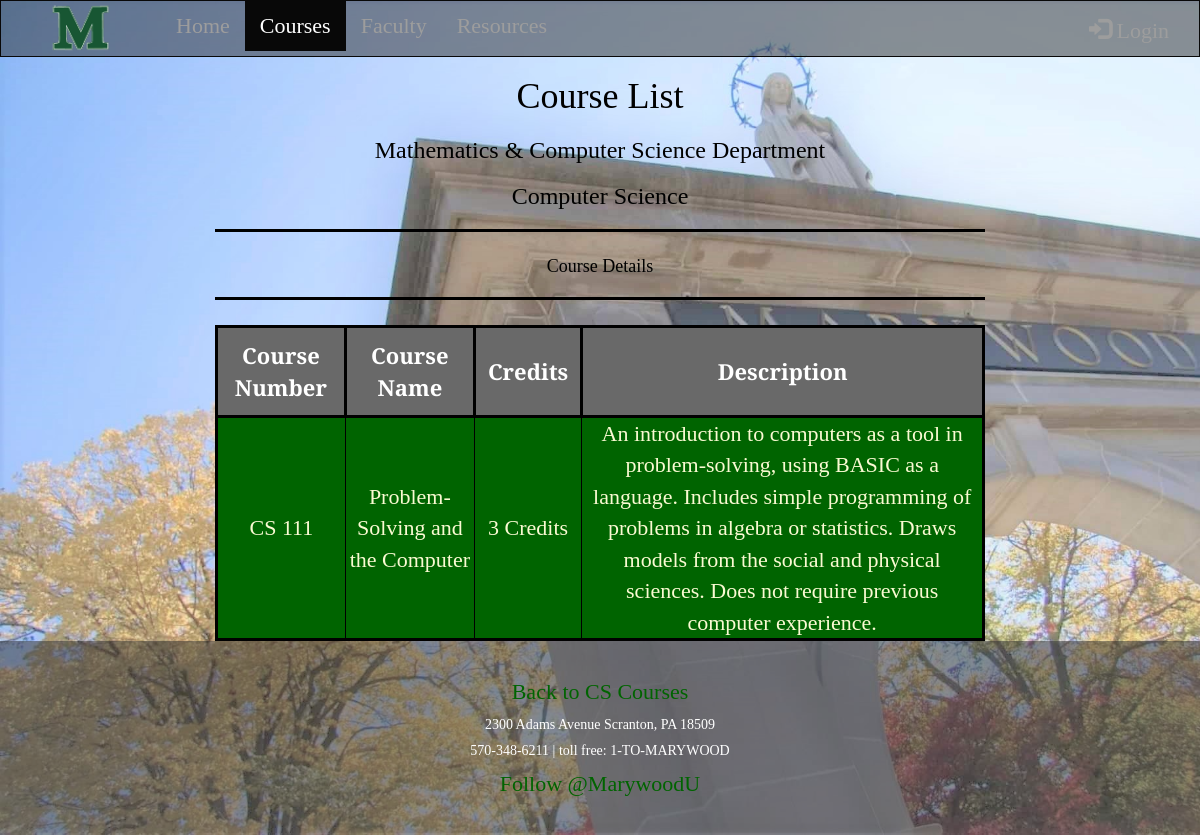
The page /csdetail.php?courseNum=CS+111 on the database its author committed.
### tables this page shows
CREATE TABLE `cscourses` (
  `courseNum` varchar(15) NOT NULL,
  `courseName` varchar(65) NOT NULL,
  `credits` varchar(15) NOT NULL,
  `detail` varchar(3000) NOT NULL
);

### csdetail.php (the view, shortened to what this page needs)
<!DOCTYPE html>
<html lang="en">
<head>
  <link rel="stylesheet" href="https://maxcdn.bootstrapcdn.com/bootstrap/3.4.1/css/bootstrap.min.css">
  <link rel="stylesheet" href="mustyle.css">
</head>
<body>
<nav class="navbar navbar-inverse">
  <div class="container-fluid">
    <div class="navbar-header">
      <a class="navbar-brand" href="#">
		<img width="130px" height="70px" src="bigM.png" style="position:relative;top:-22px">
	  </a>
    </div>
    <div class="collapse navbar-collapse" id="myNavbar">
      <ul class="nav navbar-nav">
        <li><a href="/cs490-capstone/index.html#">Home</a></li>
        <li class="active"><a href="/cs490-capstone/courses.html#">Courses</a></li>
        <li><a href="/cs490-capstone/faculty.php#">Faculty</a></li>
        <li><a href="/cs490-capstone/resources.html#">Resources</a></li>
      </ul>
    <ul class="nav navbar-nav navbar-right">
        <li><a href="/cs490-capstone/logform.php#"><span class="glyphicon glyphicon-log-in"></span> Login</a></li>
      </ul>
    </div>
  </div>
</nav>
<div class="container-fluid text-center">
  <div class="row content">
    <div class="col-sm-2 sidenav"> </div>
    <div class="col-sm-8 text-center">
      <h1>Course List</h1>
      <h3>Mathematics & Computer Science Department</h3>
      <h3>Computer Science</h3>
        <hr style="height:3px;border-width:0;color:black;background-color:black">
    <h4>Course Details</h4>
        <hr style="height:3px;border-width:0;color:black;background-color:black">
    <?php
        $conn = mysqli_connect("localhost", "root", "", "capstone");
        $courseNum = htmlspecialchars($_GET["courseNum"]);
        $sql = "SELECT * FROM cscourses WHERE courseNum='" . $courseNum . "'";
        $result = $conn->query($sql);
        echo "<table border='1'>
              <tr>
              <th>Course Number</th>
              <th>Course Name</th>
              <th>Credits</th>
              <th>Description</th>
              </tr>";
        while($row = mysqli_fetch_array($result)){
            echo "<tr>";
            echo "<td>" . $row['courseNum'] . "</td>";
            echo "<td>" . $row['courseName'] . "</td>";
            echo "<td>" . $row['credits'] . "</td>";
            echo "<td>" . $row['detail'] . "</td>";
            echo "</tr>";
        }
        echo "</table>";
    ?>
    </div>
    <div class="col-sm-2 sidenav"> </div>
  </div>
</div>
<footer class="container-fluid text-center">
    <p><a href="/cs490-capstone/cscourses.php#" title="Go to CS Courses">Back to CS Courses</a></p>
    <h5>
    <p>2300 Adams Avenue Scranton, PA 18509</p>
    <p>570-348-6211 | toll free: 1-TO-MARYWOOD</p>
    </h5>
    <div>
        <div class position="relative"><a href="https://twitter.com/MarywoodU?ref_src=twsrc%5Etfw" class="twitter-follow-button" data-size="large" data-show-screen-name="false" data-show-count="false">Follow @MarywoodU</a></div><script async src="https://platform.twitter.com/widgets.js" charset="utf-8"></script>
    </div>
</footer>
</body>
</html>

### mustyle.css (style rules this page uses)
html { height: 100%; }
body { font-family: 'Playfair Display', serif; font-size: 22px; color: black; background-image: url(lightMUarchbackground.jpg); background-repeat: repeat-y; background-size: cover; min-height:100%; position:relative; padding-bottom:[footer-height] }
ul { display: inline-block; text-align:left; }
table { border: 3px solid black; width: 100%; color: black; text-align: center; }
th { border: 3px solid black; color: white; background-color: dimgrey; text-align: center; padding: 12px; }
tr:nth-child(even) { border: 3px solid black; color: lightgoldenrodyellow; background-color: darkgreen; }
tr:nth-child(odd) { border: 3px solid black; color: darkgreen; background-color: lightgoldenrodyellow; }
li a { color: white; }
a { color: darkgreen; }
.navbar { margin-bottom: 0; border-radius: 0; background: rgb(44, 44, 44); background: rgba(44, 44, 44, 0.5); color: white; }
.row.content { height: 450px }
.sidenav { padding-top: 30px; height: 100%; }
footer { background: rgba(44, 44, 44, 0.5); color: white; padding: 35px; }
* { box-sizing: border-box; }
hr { border: 1px solid #f1f1f1; margin-bottom: 25px; }

### rows shown on the page
cscourses: courseNum "CS 111", courseName "Problem-Solving and the Computer", credits "3 Credits", detail "An introduction to computers as a tool in problem-solving, using BASIC as a language. Includes simple programming of problems in algebra or statistics. Draws models from the social and physical sciences. Does not require previous computer experience."
